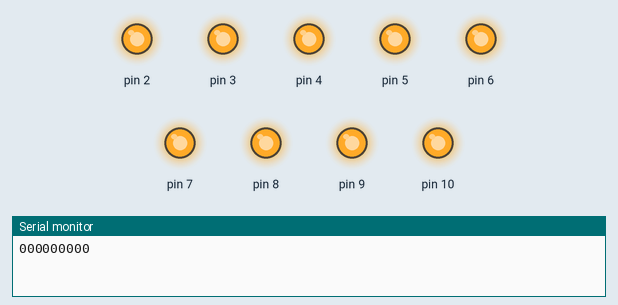
Simulated run of this sketch. Board: Arduino Uno, built with avr-gcc and run on an emulated ATmega328P. Shown: output pins drawn as LEDs (lit = HIGH), the last lines printed to the serial monitor.

Above: at 0.1 s.
At 4.1 s:
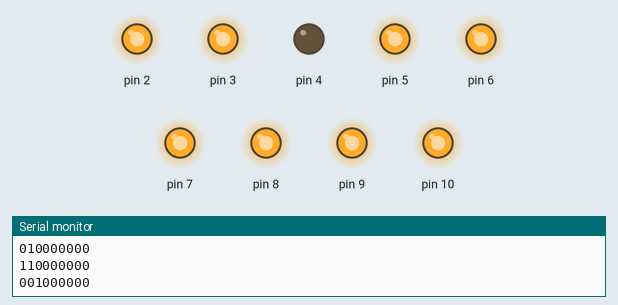
At 9.1 s:
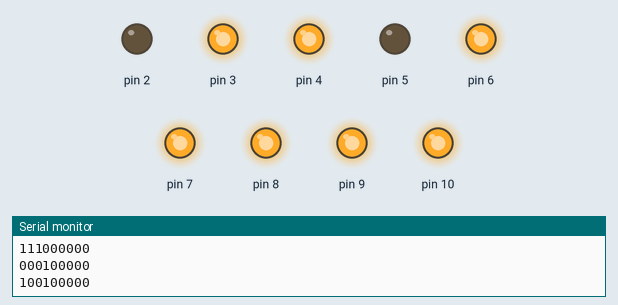
At 19.1 s:
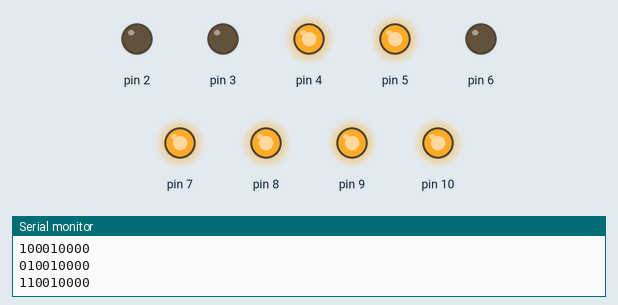
At 28.1 s:
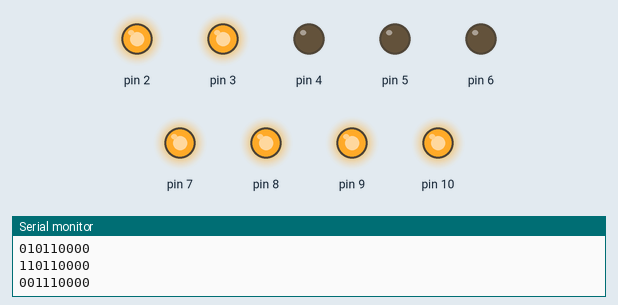
At 38.1 s:
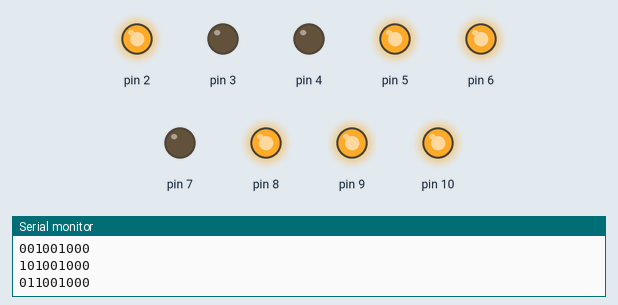
Timing chart, 0 to 40.0 s (numbered marks = the images above):
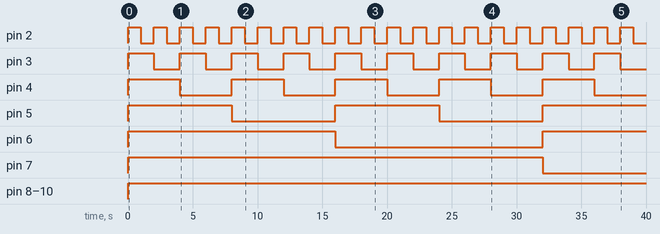

The sketch:

BinarySender.ino
```cpp
#define BEGIN 2
bool n[9];
int absolute(int n){
  if(n<0)
    return -n;
  return n;
}

void setNull(){
  for(int i=0; i<8;i++){
    digitalWrite(i+BEGIN, LOW);
  }
}

void charBoolNegs(int m){
  int c=absolute(m);
  for(int i=0;i<8;i++){
    if(c%2==0){
      n[i]=true;
      Serial.print(0);
    }
    else{
      n[i]=false;
      Serial.print(1);
    }
    c/=2;
  }
  n[8]=false;
  if(m<0)
    n[8]=true;
  Serial.print(n[8]);
  Serial.println();

}

void charBool(int m){
  int c=m;
  for(int i=0;i<9;i++){
    if(c%2==0){
      n[i]=true;
      Serial.print(0);
    }
    else{
      n[i]=false;
      Serial.print(1);
    }
    c/=2;
  }
  Serial.println();
  for(int i2=0; i2<9;i2++){
    digitalWrite(i2+BEGIN, n[i2]);
  }
}
void setup() {
  Serial.begin(9600);

  for(int i=0; i<9; i++)
    pinMode(i+BEGIN,OUTPUT);
}

void loop() {
  for(int r=0;r<(1<<10)-1;r++){
    charBool(r);
    delay(1000);
  }
}
```

Measured:
- by itself, pin 2: alternates HIGH for 1.0 s and LOW for 1.0 s
- by itself, pin 3: alternates HIGH for 2.0 s and LOW for 2.0 s
- by itself, pin 4: alternates HIGH for 4.0 s and LOW for 4.0 s
- by itself, pin 5: alternates HIGH for 8.0 s and LOW for 8.0 s
- by itself, pin 6: LOW → HIGH at 0.00 s, → LOW 16.0 s later, → HIGH 16.0 s later
- by itself, pin 7: LOW → HIGH at 0.00 s, → LOW 32.0 s later
- by itself, pin 8–10: LOW → HIGH at 0.00 s
